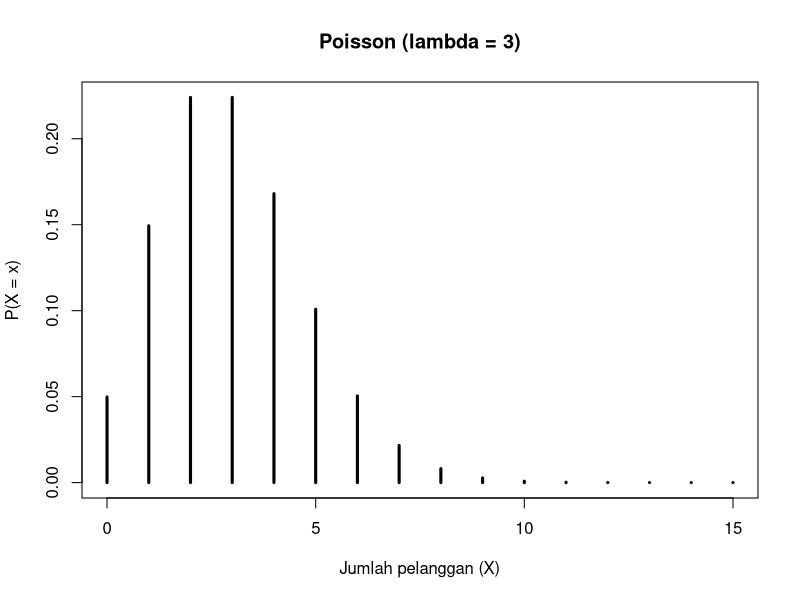
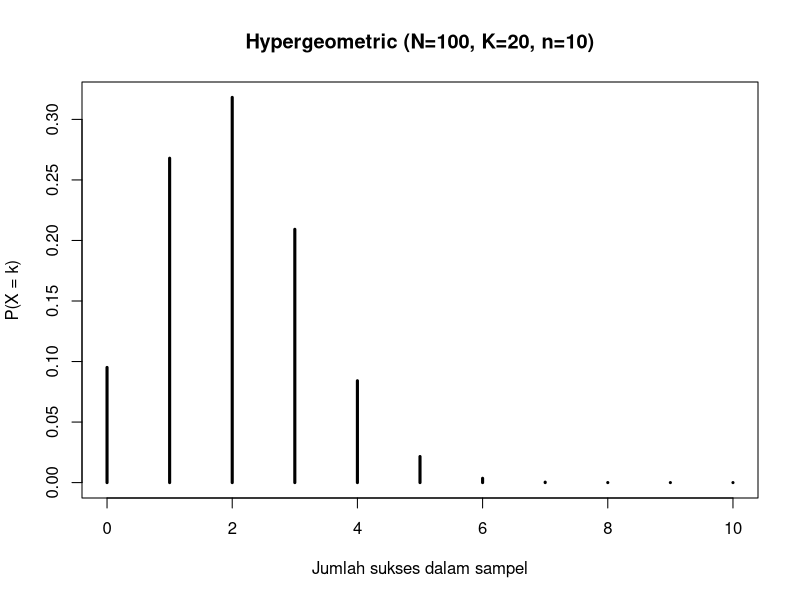
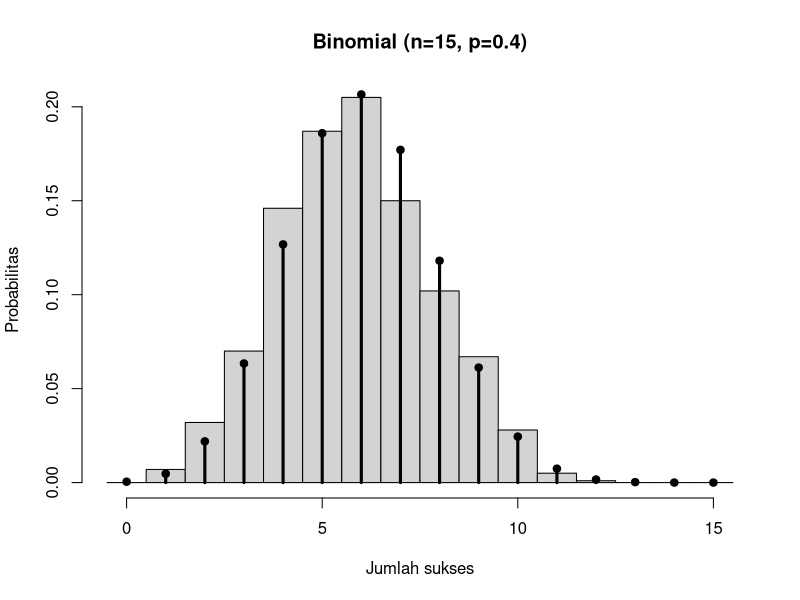

Write R code to recreate these figures, in order.
#NO 1 DISTRIBUSI POISSON

#Parameter Poisson
lambda<-3

#Nilai X
x<-0:15

#PMF Poisson
pmf<-dpois(x, lambda)

#Tabel PMF
data.frame(x = x, P = pmf)

#Menghitung P(X >= 5)
P_X_ge_5 <- 1 - ppois(4, lambda)
P_X_ge_5

#Plot PMF
plot(x, pmf,
     type = "h",
     lwd = 3,
     main = "Poisson (lambda = 3)",
     xlab = "Jumlah pelanggan (X)",
     ylab = "P(X = x)")


#NO 2 DISTRIBUSI HIPERGEOMETRIK

#Parameter
N<-100  # Ukuran Populasi
K<-20   # Jumlah Sukses (bola merah)
n<-10   # Ukuran sampel

#Domain k
k<-seq(max(0, n + K - N), to = min(n, K))

#PMF Hipergeometrik
pmf<-dhyper(k,
            m = K,
            n = N - K,
            k = n)

#Tabel probabilitas
data.frame(k = k, P = pmf)

#Plot PMF
plot(k, pmf,
     type = "h",
     lwd = 3,
     main = "Hypergeometric (N=100, K=20, n=10)",
     xlab = "Jumlah sukses dalam sampel",
     ylab = "P(X = k)")

#CONTOH KALAU KITA DISURUH MENCARI P(X = 2)

#Hitung P(X = 2)
P_X_2<-dhyper(2,
                m = K,
                n = N - K,
                k = n)
P_X_2


#NO 3 SIMULASI DISTRIBUSI BINOMIAL

#Parameter Binomial
n<-15
p<-0.4

#Jumlah simulasi
m<-1000

#Simulasi 1000 percobaan Binomial
hasil<-rbinom(m,
              size = n,
              prob = p)

#Melihat beberapa hasil simulasi
head(hasil)

#Nilai X
x<-0:n

#PMF teoritis Binomial
pmf<-dbinom(x,
            size = n,
            prob = p)

#Tabel PMF teoritis
data.frame(x = x, P = pmf)

#Histogram hasil simulasi
hist(hasil,
     breaks = seq(-0.5, n + 0.5, by = 1),
     probability = TRUE,
     main = "Binomial (n=15, p=0.4)",
     xlab = "Jumlah sukses",
     ylab = "Probabilitas")

#Menambahkan PMF teoritis
points(x, pmf,
       pch = 19)

lines(x, pmf,
      type = "h",
      lwd = 3)
